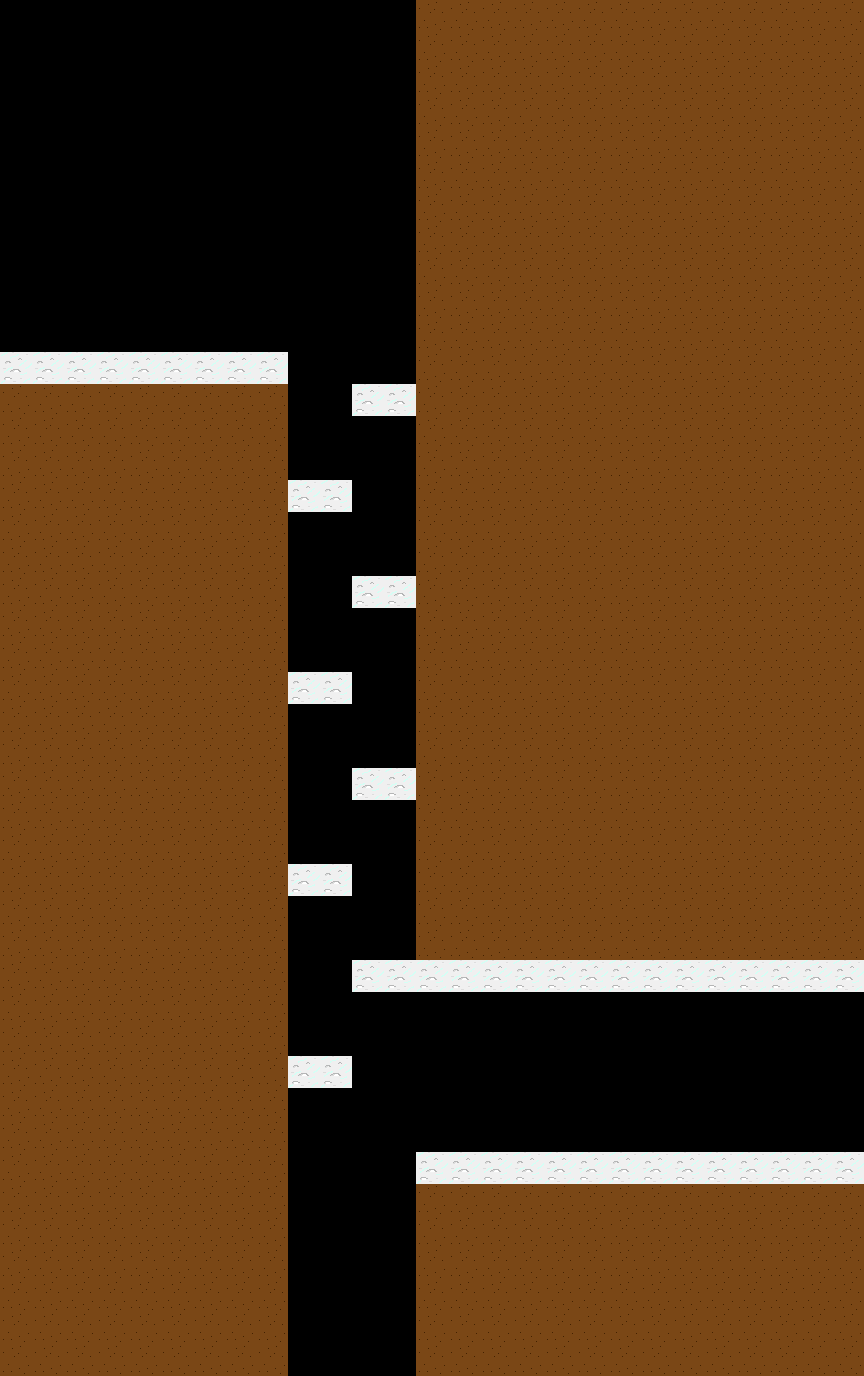

This is a level from a 2D game, rendered from its Tiled map with the project's own tilesets. A one-line summary and the map file follow, with tile-layer data summarised:
An orthogonal 27x43 tile map with 32x32 px tiles, 3 tile layers (Base, Summer, Winter) and 10 objects (5x AssistantSpawn, 2x GuardSpawn, 2x GyardSpawn, PlayerSpawn).

<map version="1.4" tiledversion="1.4.3" orientation="orthogonal" renderorder="right-down" width="27" height="43" tilewidth="32" tileheight="32" infinite="0" nextlayerid="7" nextobjectid="13">
 <tileset firstgid="1" name="GroundTileSet" tilewidth="32" tileheight="32" tilecount="10" columns="2">
  <image source="GroundTileSet.png" width="64" height="160" />
 </tileset>
 <layer id="1" name="Base" width="27" height="43">
  <data>[1161 cells, 836 non-empty, 2 distinct tile ids]</data>
 </layer>
 <layer id="2" name="Summer" width="27" height="43">
  <data>[1161 cells, 0 non-empty, 0 distinct tile ids]</data>
 </layer>
 <layer id="3" name="Winter" width="27" height="43">
  <data>[1161 cells, 53 non-empty, 1 distinct tile ids]</data>
 </layer>
 <objectgroup id="4" name="BaseSpawns">
  <object id="1" name="PlayerSpawn" x="97" y="304">
   <point />
  </object>
  <object id="2" name="AssistantSpawn" x="381" y="350">
   <point />
  </object>
  <object id="3" name="AssistantSpawn" x="385" y="552">
   <point />
  </object>
  <object id="4" name="AssistantSpawn" x="387" y="745">
   <point />
  </object>
  <object id="5" name="AssistantSpawn" x="383" y="934">
   <point />
  </object>
  <object id="6" name="AssistantSpawn" x="699" y="1117">
   <point />
  </object>
 </objectgroup>
 <objectgroup id="5" name="SummerSpawns">
  <object id="7" name="GuardSpawn" x="321" y="447">
   <point />
  </object>
  <object id="9" name="GuardSpawn" x="327" y="831">
   <point />
  </object>
 </objectgroup>
 <objectgroup id="6" name="WinterSpawns">
  <object id="11" name="GyardSpawn" x="319" y="641">
   <point />
  </object>
  <object id="12" name="GyardSpawn" x="316" y="1020">
   <point />
  </object>
 </objectgroup>
</map>